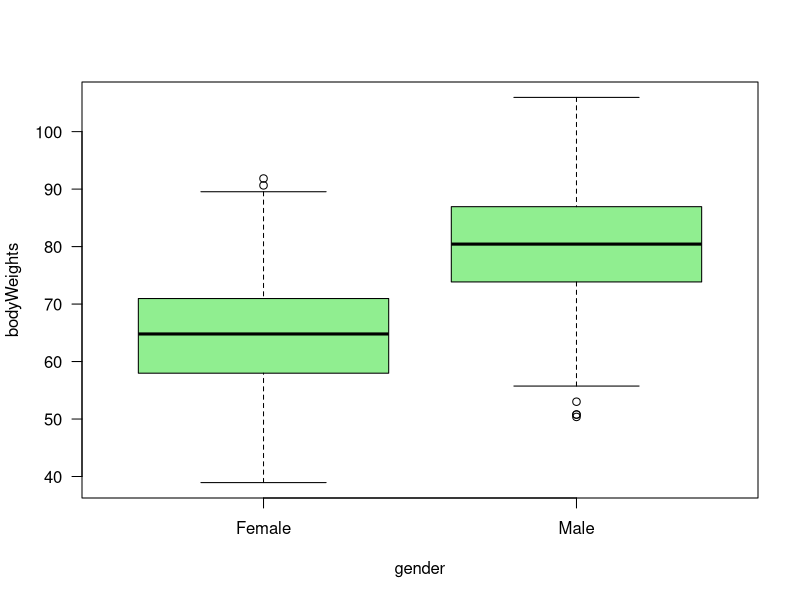
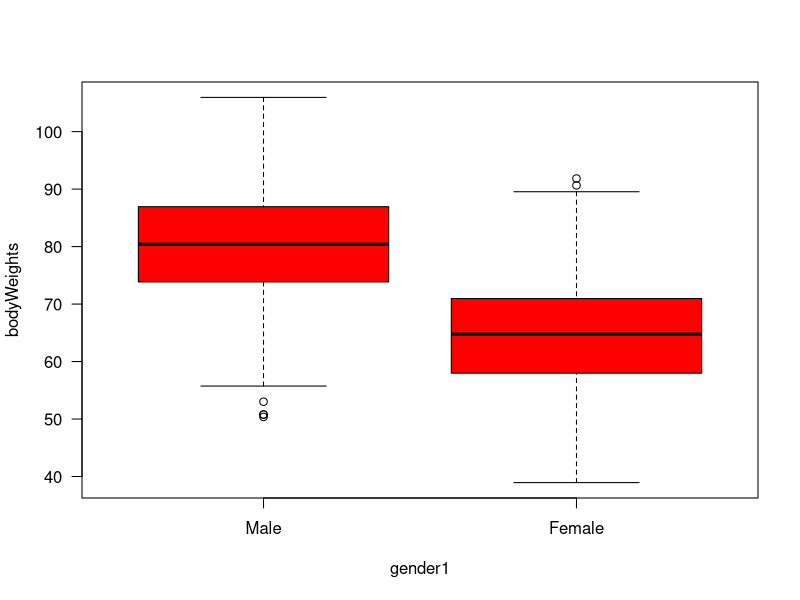
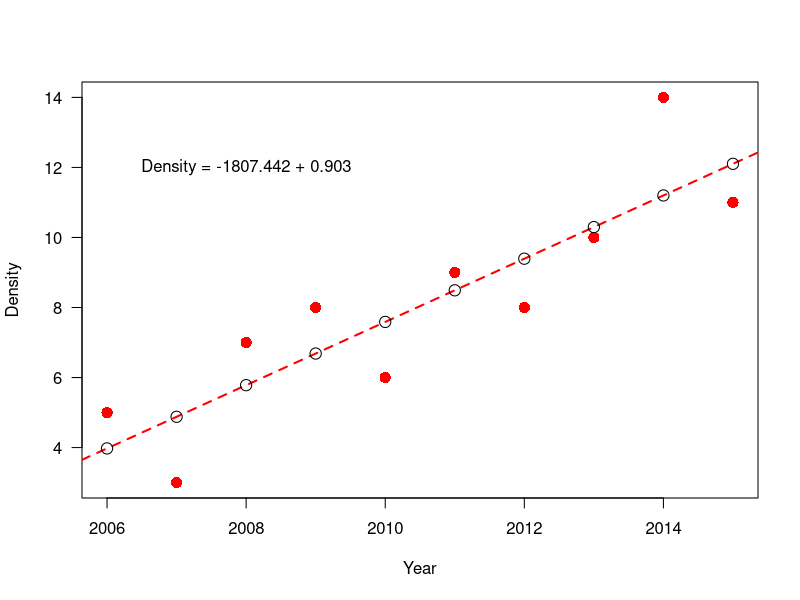
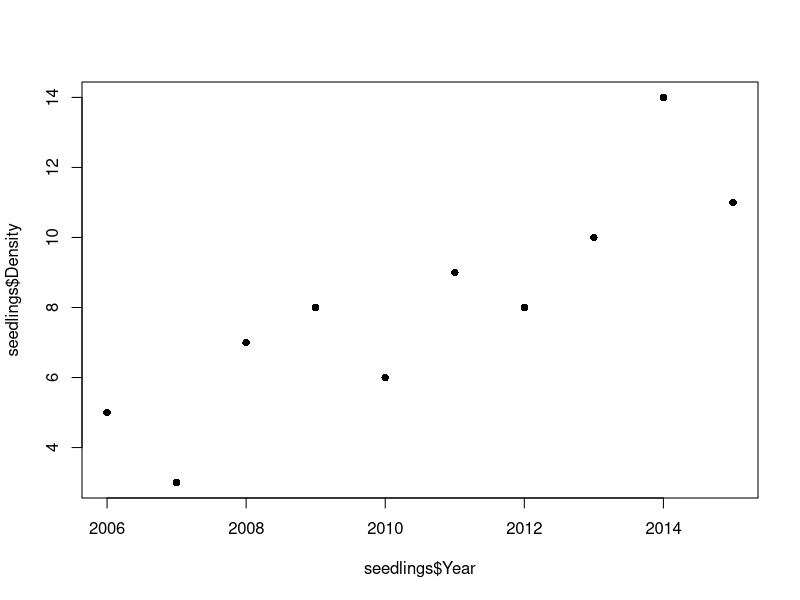
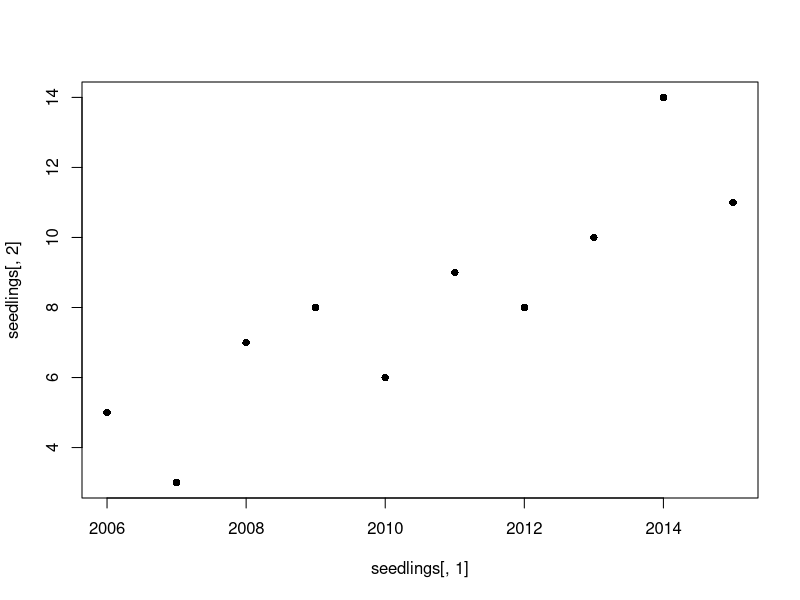
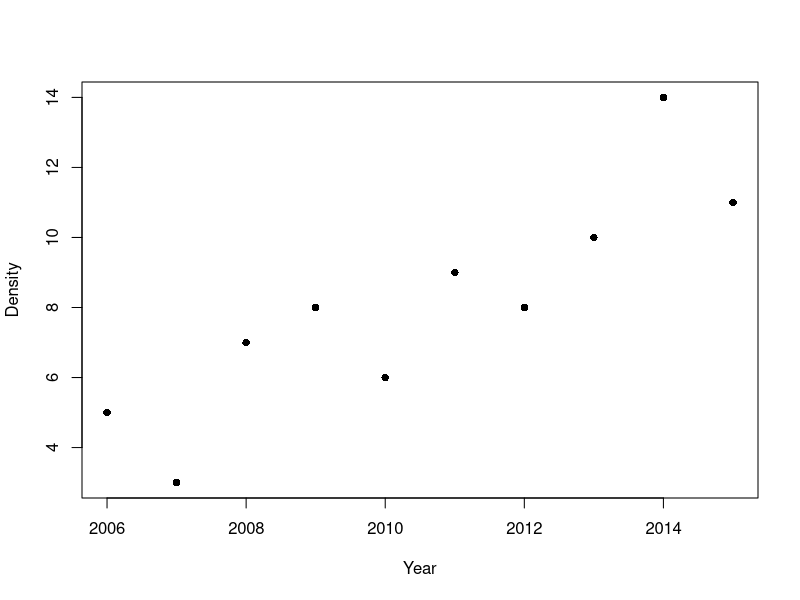
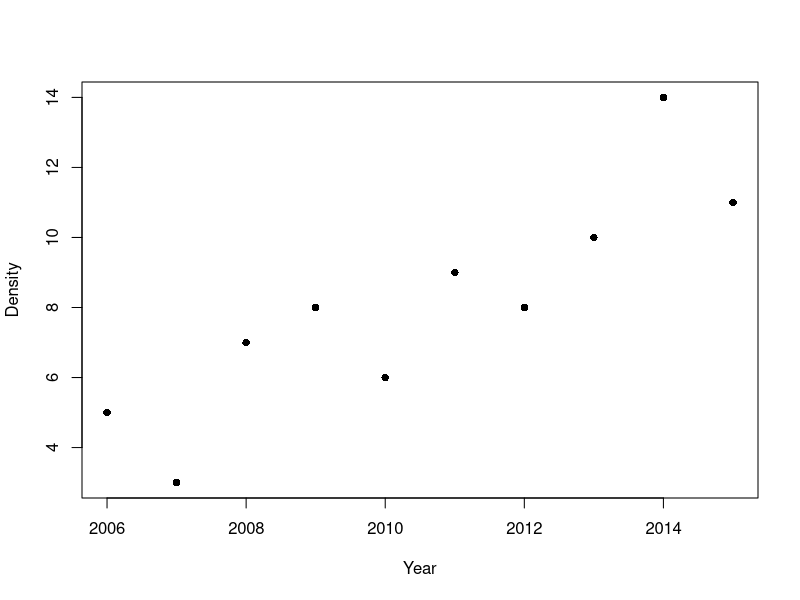

Reproduce these figures in R, in order.
bodyWeights= rnorm(n=500, mean=80, sd=10)
bodyWeights= c(bodyWeights, rnorm(n=500, mean =65, sd=10))

gender = rep(c("Male","Female"), each = 500)
gender= factor(gender)

gender1= factor(gender, levels = c("Male","Female"))

plot(bodyWeights ~ gender, col="lightgreen",las=1)
plot(bodyWeights ~ gender1, col="red", las=1)

Year = 2006:2015
Density = c(5,3,7,8,6,9,8,10,14,11)
lm(Density~Year)
plot(Density~Year, type="p", pch=16, col="red", cex=1.5, las=1)
abline(-1807.442, 0.903, lwd=2, lty=2, col="red")
text(x=2008,y=12,
     labels="Density = -1807.442 + 0.903")

fitted = -1807.442 + 0.903*Year
points(fitted~Year, cex=1.5, col="black")

isHigh = Density > fitted
isHigh
which(isHigh)
Year[which(isHigh)]

seedlings = data.frame(Year, Density, fitted, isHigh)

weights = data.frame(gender, bodyWeights)

seedlings[1,1]

seedlings[1:3, c(1,3)]

seedlings[,1]
seedlings[1,]

rm(Year, Density, fitted, isHigh)

plot(seedlings$Density ~ seedlings$Year, pch=16)

plot(seedlings[,2] ~ seedlings[,1],pch=16)

with(seedlings, plot(Density ~ Year, pch=16))

plot(Density~Year, pch=16, data = seedlings)

rm(list =ls())
